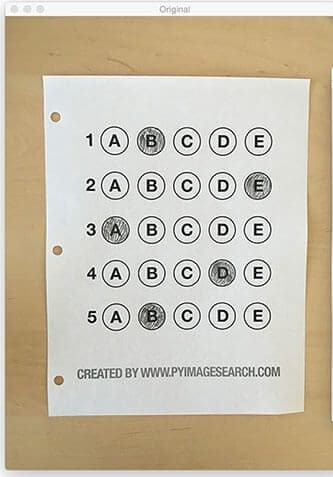
#> input picture opencv uygulamaları/adim_4/optik.jpg, 333 x 477 px
$ python scanner.py
#> lines starting #> are read from the running program, lines starting #| are printed output that depends on the picture; after the words box and inside, x2 and y2 are one past the last pixel; in counts of white or black regions, pixels touching at a corner belong together
import cv2
import numpy as np
import imutils
from skimage.filters import threshold_local


IMAGE_PATH = "optik.jpg"

def order_points(pts):  # görselin köselerini doğru olacak sekilde sıralar, düz bi görüntü icin
    rect = np.zeros((4, 2), dtype="float32")

    s = pts.sum(axis=1)
    rect[0] = pts[np.argmin(s)]     # sol-ust , en kücük
    rect[2] = pts[np.argmax(s)]     # sag-alt , en buyuk

    diff = np.diff(pts, axis=1)
    rect[1] = pts[np.argmin(diff)]  # sag-ust
    rect[3] = pts[np.argmax(diff)]  # sol-alt

    return rect


def four_point_transform(image, pts): # perspektifliyi kusbakisina donusturur
    rect = order_points(pts)
    (tl, tr, br, bl) = rect

    widthA = np.linalg.norm(br - bl) #alt kenar uzunlugu
    widthB = np.linalg.norm(tr - tl) #ust kenar uzunlugu
    maxWidth = int(max(widthA, widthB))

    heightA = np.linalg.norm(tr - br) #sol yukseklik
    heightB = np.linalg.norm(tl - bl) #sag yukseklik
    maxHeight = int(max(heightA, heightB))

    dst = np.array([  # noktalariverilen resme gore yeniden duzenler
        [0, 0],
        [maxWidth - 1, 0],
        [maxWidth - 1, maxHeight - 1],
        [0, maxHeight - 1]], dtype="float32")

    M = cv2.getPerspectiveTransform(rect, dst)
    warped = cv2.warpPerspective(image, M, (maxWidth, maxHeight)) # kusbakısı burda olusturuluyor

    return warped


# Adım 1: Kenar Bulma

image = cv2.imread(IMAGE_PATH)
#> image is the input picture: shape (477, 333, 3); mean B, G, R 172, 190.8, 200.1
orig = image.copy()
ratio = image.shape[0] / 500.0 #yeniden olcekleme orani, boyut degistimesi yapacagiz
#> ratio = 0.954

image = imutils.resize(image, height=500) #kuculturuz daha az islem icin
#> image: shape (500, 349, 3)

gray = cv2.cvtColor(image, cv2.COLOR_BGR2GRAY) # gray faormatta inceleme yaptırırız
gray = cv2.GaussianBlur(gray, (5, 5), 0) #gürültü azaltma
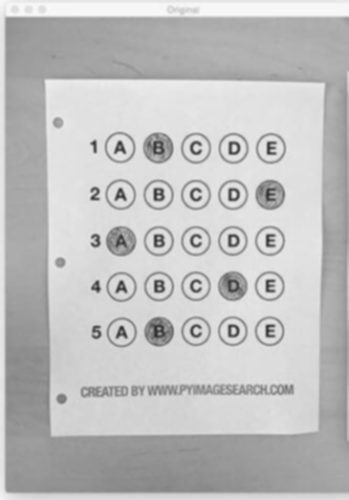
#> gray: shape (500, 349); min 46, max 250, mean 191.3
edged = cv2.Canny(gray, 75, 200) # kenarlari isaretler
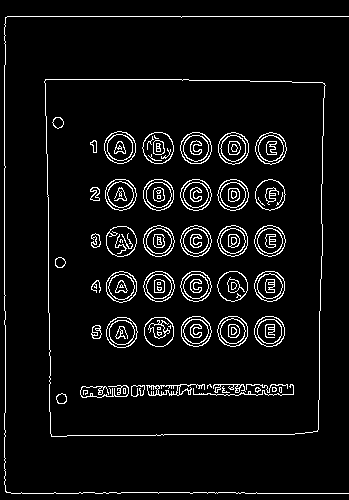
#> edged: shape (500, 349); 5.9% white in thin lines or dots

cv2.imshow("Image", image)
cv2.imshow("Edged", edged)

# Adım 2: Kontur Bulma

cnts = cv2.findContours(edged.copy(),cv2.RETR_LIST,cv2.CHAIN_APPROX_SIMPLE) # tum konturları bulur, aynı nokta üzerinedkşlerşi tek cizgiye indirger
#> cnts = 236 contours, 68 with area under 20; largest, box (x1, y1, x2, y2) and area: (44, 79, 326, 437) 96709, (44, 79, 326, 437) 96707, (104, 131, 136, 164) 790, (180, 132, 212, 164) 772, (105, 179, 137, 211) 766
cnts = imutils.grab_contours(cnts)
cnts = sorted(cnts, key=cv2.contourArea, reverse=True)[:5] #konturlardan secme yapar ilk 5
#> cnts = 5 contours; box (x1, y1, x2, y2) and area: (44, 79, 326, 437) 96709, (44, 79, 326, 437) 96707, (104, 131, 136, 164) 790, (180, 132, 212, 164) 772, (105, 179, 137, 211) 766

screenCnt = None

for c in cnts:
    peri = cv2.arcLength(c, True) #kontur cevre uzunlugu
    approx = cv2.approxPolyDP(c, 0.02 * peri, True)

    if len(approx) == 4: # 4 koseli olan kontur
        screenCnt = approx
        break
#> this loop made 1 pass
#> (peri, screenCnt) on pass 1: (1268.2, [[45, 79], [51, 436], [317, 431], [324, 83]])

if screenCnt is None:
    raise Exception("Belge konturu bulunamadı!")

cv2.drawContours(image, [screenCnt], -1, (0, 255, 0), 2) # yesil ile tespit edilen tam sarmlar
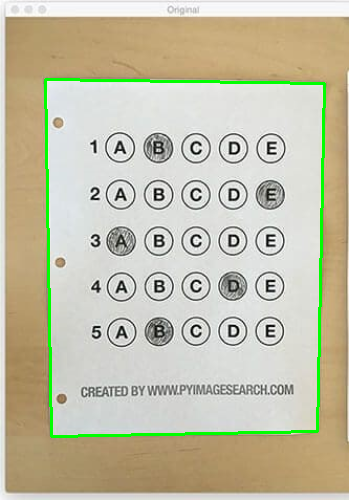
#> image: shape (500, 349, 3); mean B, G, R 168, 191.9, 195.5
cv2.imshow("Outline", image)

# Adım 3: Perspektif Dönüşümü ve Threshold

warped = four_point_transform( #düz belge seklinde cıktı verir
    orig,
    screenCnt.reshape(4, 2) * ratio
)
#> in order_points, `s = pts.sum(axis=1)`: s = [118.3, 464.6, 713.6, 388.3]
#> in order_points, `diff = np.diff(pts, axis=1)`: diff = [32.44, 367.3, 108.8, -229.9]
#> in four_point_transform, `rect = order_points(pts)`: rect = [[42.93, 75.37], [309.1, 79.18], [302.4, 411.2], [48.65, 415.9]]
#> in four_point_transform, `(tl, tr, br, bl) = rect`: tl = [42.93, 75.37]; tr = [309.1, 79.18]; br = [302.4, 411.2]; bl = [48.65, 415.9]
#> in four_point_transform, `widthA = np.linalg.norm(br - bl)`: widthA = 253.8
#> in four_point_transform, `widthB = np.linalg.norm(tr - tl)`: widthB = 266.2
#> in four_point_transform, `maxWidth = int(max(widthA, widthB))`: maxWidth = 266
#> in four_point_transform, `heightA = np.linalg.norm(tr - br)`: heightA = 332.1
#> in four_point_transform, `heightB = np.linalg.norm(tl - bl)`: heightB = 340.6
#> in four_point_transform, `maxHeight = int(max(heightA, heightB))`: maxHeight = 340
#> in four_point_transform, `dst = np.array([  # noktalariverilen resme gore yeniden duzenler [0, 0..`: dst = [[0, 0], [265, 0], [265, 339], [0, 339]]
#> in four_point_transform, `M = cv2.getPerspectiveTransform(rect, dst)`: M = [[0.956, -0.0161, -39.84], [-0.0134, 0.935, -69.9], [-9.39e-05, -0.000135, 1]]
#> in four_point_transform, `warped = cv2.warpPerspective(image, M, (maxWidth, maxHeight))`:
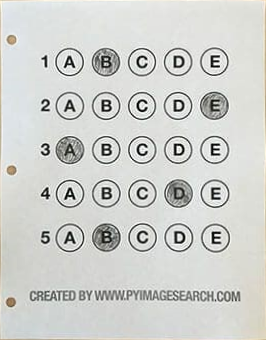
#> warped: shape (340, 266, 3); mean B, G, R 205.3, 208.8, 207.4

warped_gray = cv2.cvtColor(warped, cv2.COLOR_BGR2GRAY)

#görüntüyü siyah beyaz yaprken bölgesiine göre bir eşikleme yaptırıyoruz
T = threshold_local(warped_gray, 11, offset=10, method="gaussian")
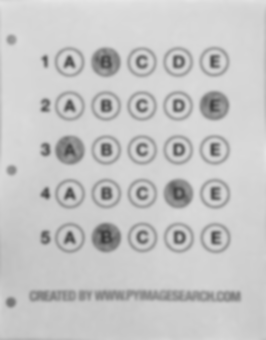
#> T: shape (340, 266) float64; min 58.55, max 229.9, mean 198
warped_thresh = (warped_gray > T).astype("uint8") * 255 #metinler siyah, arka beyaz, scan efekt
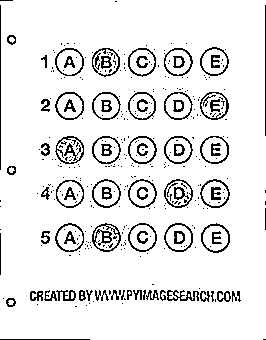
#> warped_thresh: shape (340, 266); 90.7% white; black in thin lines or dots

#cv2.imshow("Original", imutils.resize(orig, height=650))
cv2.imshow("Scanned", imutils.resize(warped_thresh, height=650))
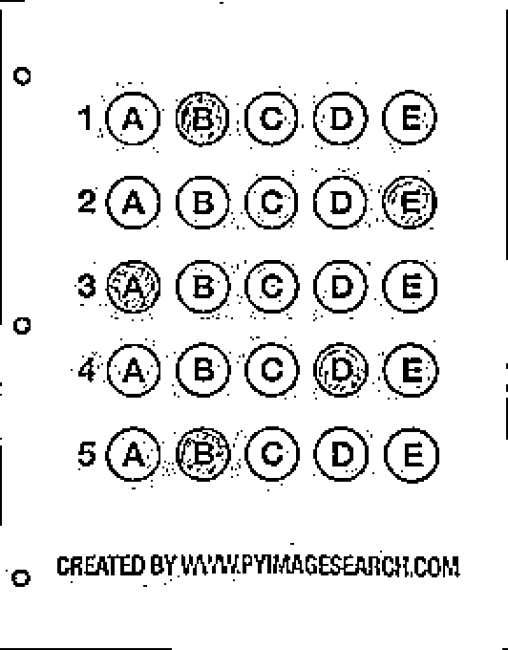
#> window 'Scanned': shape (650, 508); min 0, max 255, mean 231.3
cv2.waitKey(0)
cv2.destroyAllWindows()
